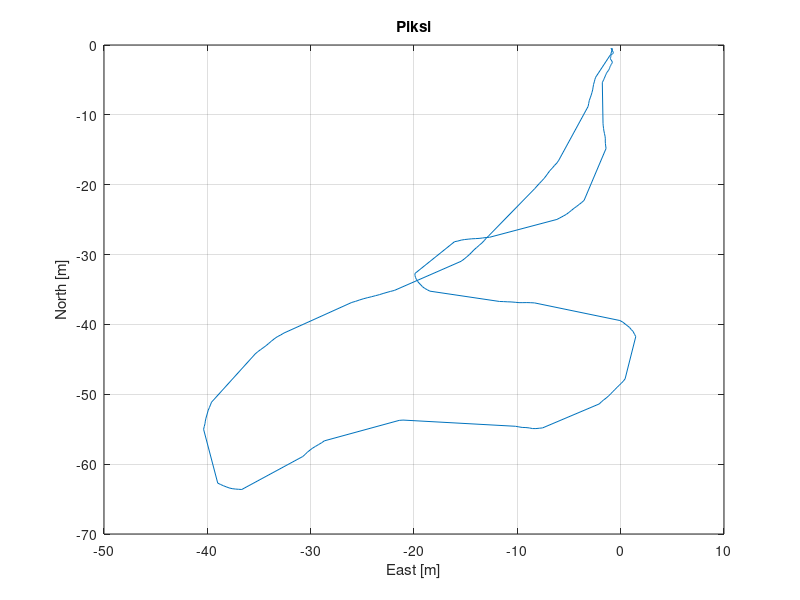
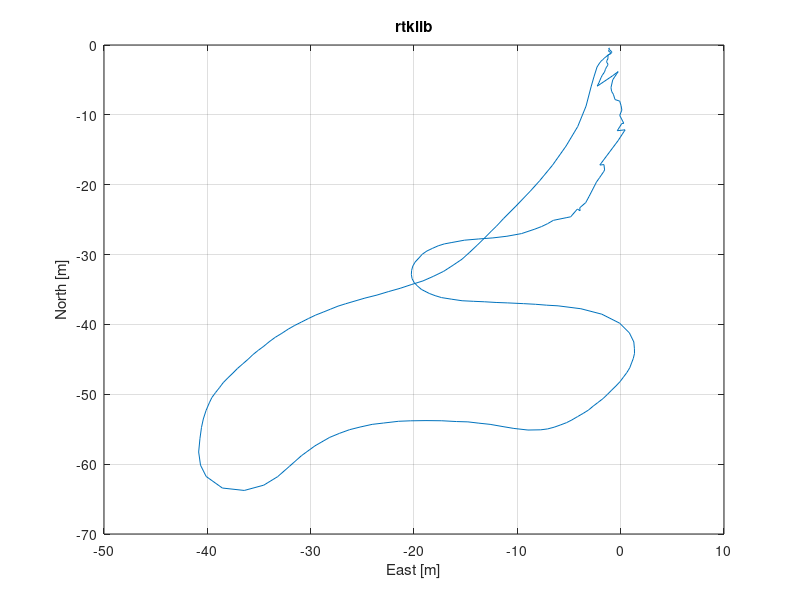
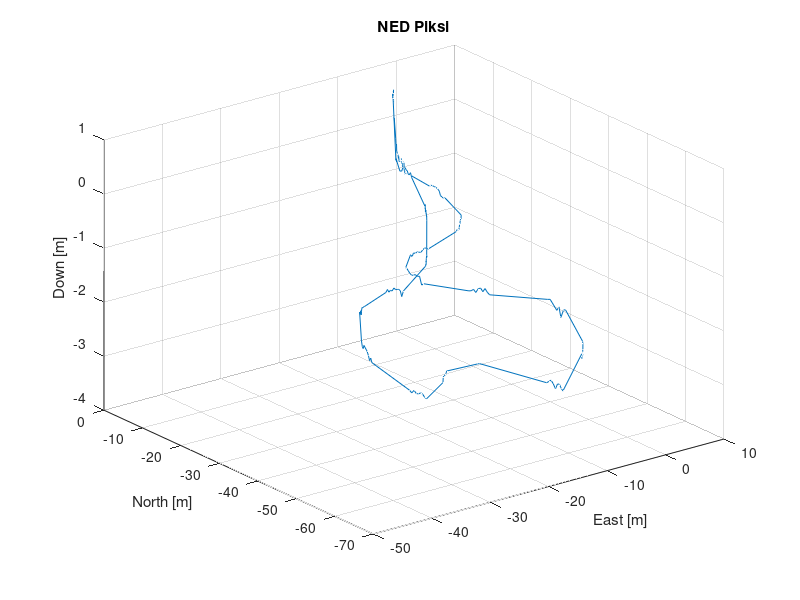
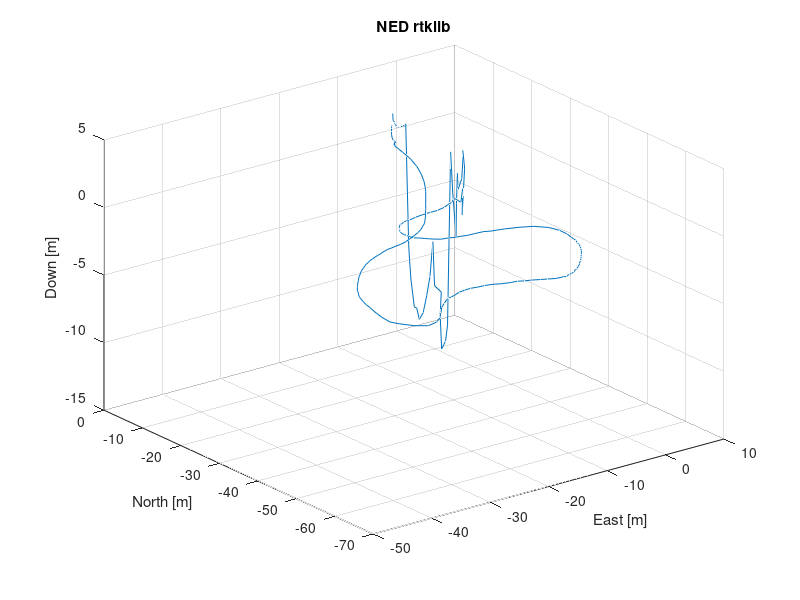

MATLAB code for these plots, in order:
%piksi 22
%rtklib 23

load('log_folder/neptusLog/Springeoekt1/Data.mat')

len = length(RtkFix.src_ent);

numberRTK = 0;
numberPIXI = 0;
%% Finding the number of RKT and PIXI
for i=1:len
    if RtkFix.src_ent(i) == 22
        numberPIXI = numberPIXI+1;
    elseif RtkFix.src_ent(i) == 23
        numberRTK = numberRTK +1;
    end
end
%% Initializing variables for RTK and PIXI

% RTK
timestamp_r = zeros(1,numberRTK);
src_r = zeros(1,numberRTK);
src_ent_r = zeros(1,numberRTK);
dst_r =zeros(1,numberRTK);
tow_r = zeros(1,numberRTK);
n_r = zeros(1,numberRTK);
e_r = zeros(1,numberRTK);
d_r = zeros(1,numberRTK);
v_n_r = zeros(1,numberRTK);
v_e_r = zeros(1,numberRTK);
v_d_r = zeros(1,numberRTK);
satellites_r = zeros(1,numberRTK);
iar_hyp_r = zeros(1,numberRTK);
iar_ratio_r = zeros(1,numberRTK);
type_r = zeros(1,numberRTK);

% PIXI
timestamp_p = zeros(1,numberPIXI);
src_p = zeros(1,numberPIXI);
src_ent_p = zeros(1,numberPIXI);
dst_p =zeros(1,numberPIXI);
tow_p = zeros(1,numberPIXI);
n_p = zeros(1,numberPIXI);
e_p = zeros(1,numberPIXI);
d_p = zeros(1,numberPIXI);
v_n_p = zeros(1,numberPIXI);
v_e_p = zeros(1,numberPIXI);
v_d_p = zeros(1,numberPIXI);
satellites_p = zeros(1,numberPIXI);
iar_hyp_p = zeros(1,numberPIXI);
iar_ratio_p = zeros(1,numberPIXI);
type_p = zeros(1,numberPIXI);
timeStart = RtkFix.timestamp(1);
%% Extracting PIXI and RTK
j = 1;%PIXI
k = 1;%RTK

for i=1:len
    if RtkFix.src_ent(i) == 22
        timestamp_p(j) = RtkFix.timestamp(i);
        src_p(j) = RtkFix.src(i);
        src_ent_p(j) = RtkFix.src_ent(i);
        dst_p(j) =RtkFix.dst(i);
        tow_p(j) = RtkFix.tow(i);
        n_p(j) = RtkFix.n(i);
        e_p(j) = RtkFix.e(i);
        d_p(j) = RtkFix.d(i);
        v_n_p(j) = RtkFix.v_n(i);
        v_e_p(j) =RtkFix.v_e(i);
        v_d_p(j) = RtkFix.v_d(i);
        satellites_p(j) =  RtkFix.satellites(i);
        iar_hyp_p(j) =  RtkFix.iar_hyp(i);
        iar_ratio_p(j) =  RtkFix.iar_ratio(i);
        type_p(j) =  RtkFix.type(i);
        j = j+1;
    else
        timestamp_r(k) = RtkFix.timestamp(i);
        src_r(k) =  RtkFix.src(i);
        src_ent_r(k) =  RtkFix.src_ent(i);
        dst_r(k) = RtkFix.dst(i);
        tow_r(k) =  RtkFix.tow(i);
        n_r(k) =  RtkFix.n(i);
        e_r(k) =  RtkFix.e(i);
        d_r(k) =  RtkFix.d(i);
        v_n_r(k) =  RtkFix.v_n(i);
        v_e_r(k) =  RtkFix.v_e(i);
        v_d_r(k) =  RtkFix.v_d(i);
        satellites_r(k) =  RtkFix.satellites(i);
        iar_hyp_r(k) =  RtkFix.iar_hyp(i);
        iar_ratio_r(k) =  RtkFix.iar_ratio(i);
        type_r(k) =  RtkFix.type(i);
        k = k+1;
        
    end
        
        

end

figure(1);
plot(e_p,n_p);
grid on;
title('Piksi'); 
xlabel('East [m]'); ylabel('North [m]');

figure(2);
plot(e_r,n_r);
grid on;
title('rtklib'); 
xlabel('East [m]'); ylabel('North [m]');

figure(3);
plot3(e_p,n_p,d_p);
grid on;
title('NED Piksi'); 
xlabel('East [m]'); ylabel('North [m]'); zlabel('Down [m]');

figure(4);
plot3(e_r,n_r,d_r);
grid on;
title('NED rtklib'); 
xlabel('East [m]'); ylabel('North [m]'); zlabel('Down [m]');


figure(5);
plot(timestamp_p(1:190)-timeStart,d_p(1:190));
grid on;
title('Down Piksi'); 
xlabel('Time [s]'); ylabel('Down [m]');

figure(6);
plot(timestamp_r(1:190)-timeStart,d_r(1:190));
grid on;
title('Down Rtklib'); 
xlabel('Time [s]'); ylabel('Down [m]');
